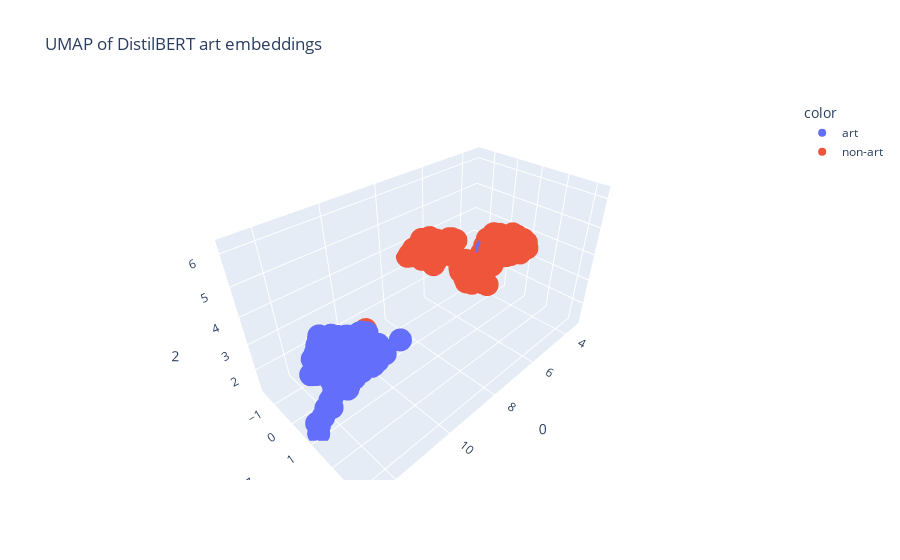

Here is the notebook cell this chart was saved with:
### Code cell
# now run umap on original data
import umap

# try umap in 3d
reducer3d = umap.UMAP(n_components=3)
# get last 768 cols of df_final
train_embed = df_final.iloc[:, -768:]
umap3d = reducer3d.fit_transform(train_embed)

# plot umap results with plotly
fig = px.scatter_3d(
    umap3d, x=0, y=1, z=2, color=df_top3['category'],
    # labels={'color': 'hex color'},
    title='UMAP of DistilBERT art embeddings'
)

# hide legend
# fig.update_layout(showlegend=False)
fig.show()
